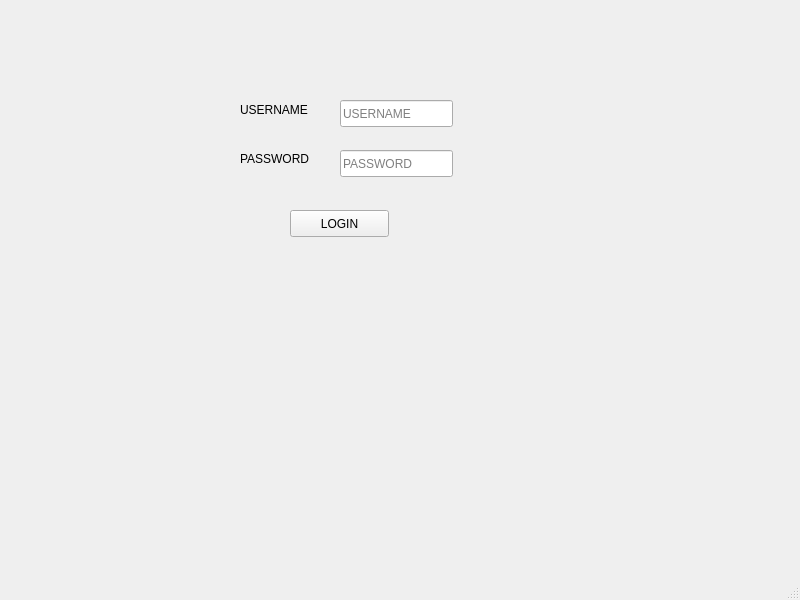
<?xml version="1.0" encoding="UTF-8"?>
<ui version="4.0">
 <class>MainWindow</class>
 <widget class="QMainWindow" name="MainWindow">
  <property name="geometry">
   <rect>
    <x>0</x>
    <y>0</y>
    <width>800</width>
    <height>600</height>
   </rect>
  </property>
  <property name="windowTitle">
   <string>MainWindow</string>
  </property>
  <widget class="QWidget" name="centralwidget">
   <widget class="QPushButton" name="pushButton">
    <property name="geometry">
     <rect>
      <x>290</x>
      <y>210</y>
      <width>99</width>
      <height>27</height>
     </rect>
    </property>
    <property name="text">
     <string>LOGIN</string>
    </property>
   </widget>
   <widget class="QLineEdit" name="usernameEdit">
    <property name="geometry">
     <rect>
      <x>340</x>
      <y>100</y>
      <width>113</width>
      <height>27</height>
     </rect>
    </property>
    <property name="placeholderText">
     <string>USERNAME</string>
    </property>
   </widget>
   <widget class="QLineEdit" name="passwordEdit">
    <property name="geometry">
     <rect>
      <x>340</x>
      <y>150</y>
      <width>113</width>
      <height>27</height>
     </rect>
    </property>
    <property name="placeholderText">
     <string>PASSWORD</string>
    </property>
   </widget>
   <widget class="QLabel" name="label">
    <property name="geometry">
     <rect>
      <x>240</x>
      <y>100</y>
      <width>91</width>
      <height>20</height>
     </rect>
    </property>
    <property name="text">
     <string>USERNAME</string>
    </property>
   </widget>
   <widget class="QLabel" name="label_2">
    <property name="geometry">
     <rect>
      <x>240</x>
      <y>150</y>
      <width>91</width>
      <height>17</height>
     </rect>
    </property>
    <property name="text">
     <string>PASSWORD</string>
    </property>
   </widget>
  </widget>
  <widget class="QMenuBar" name="menubar">
   <property name="geometry">
    <rect>
     <x>0</x>
     <y>0</y>
     <width>800</width>
     <height>25</height>
    </rect>
   </property>
  </widget>
  <widget class="QStatusBar" name="statusbar"/>
 </widget>
 <resources/>
 <connections/>
</ui>
